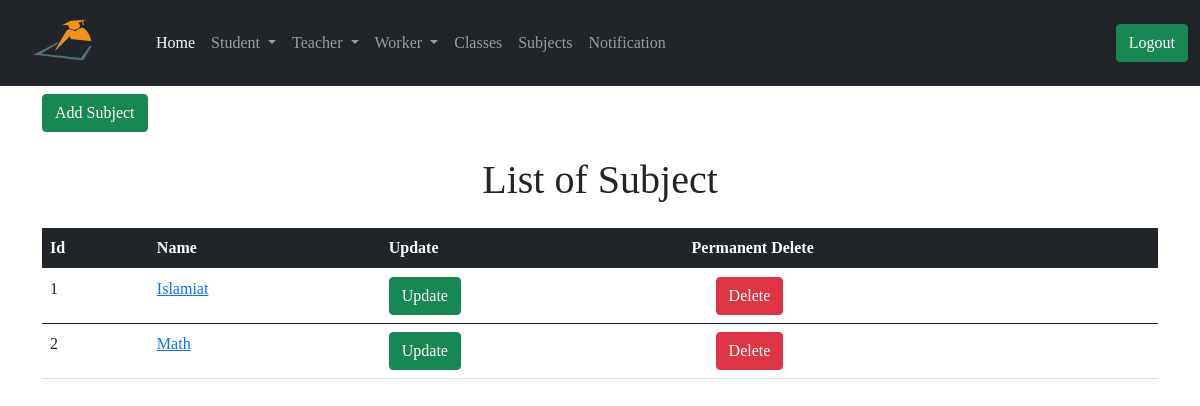
The app's page /administrator/list_of_subject/ (signed in) with its own data.
### app/models.py (models this page shows, shortened)
class Subject(db.Model):
    id = db.Column(db.Integer, primary_key=True)
    sub_name = db.Column(db.String(64))
    admin_id = db.Column(db.Integer, db.ForeignKey('user.id'))
    teacher = db.relationship('Teacher', backref='sub')
    leaveteacher = db.relationship('LeaveTeacher', backref='sub')
    uploadlecture = db.relationship('UploadLecture', backref='sub')

### app/routes.py (the view)
@app.route('/administrator/list_of_subject/')
@login_required
def list_of_subject():
    subjects = Subject.query.all()
    return render_template('administrator/list_of_subject.html', title='Subject', subjects=subjects)

### app/models.py (called while the page is built)
@login.user_loader
def load_user(id):
    return User.query.get(int(id))

### app/routes.py (called while the page is built)
@app.before_request
def before_request():
    g.user = None
    if 'teacher_id' in session:
        user = Teacher.query.filter_by(id=session['teacher_id']).first()
        g.user = user

@app.before_request
def std_before_request():
    g.std_user = None
    if 'student_id' in session:
        std_user = Student.query.filter_by(id=session['student_id']).first()
        g.std_user = std_user

### app/templates/administrator/list_of_subject.html (shortened to what this page needs)
{% extends 'administrator/base.html' %}
{% block content %}
<div class="container">
  <a href=" {{ url_for('add_subject') }} ">
    <button type="submit" class="btn btn-success mt-2">Add Subject</button>
  </a>
<h1 class="text-center mt-4">List of Subject</h1>
<table class="table mt-4">
    <thead class="table-dark">
      <tr>
        <th scope="col">Id</th>
        <th scope="col">Name</th>
        <th scope="col">Update</th>
        <th scope="col">Permanent Delete</th>
      </tr>
    </thead>
    {% for subject in subjects %}
    <tbody>
      <tr>
        <td>{{subject.id}} </td>
        <td><a href="  "> {{subject.sub_name}} </a></td>
        <td><a href=" {{ url_for('update_subject', id=subject.id) }} "><button type="submit" class="btn btn-success">Update</button></a></td>
        <td>
          <button type="button" class="btn btn-danger ms-4" data-bs-toggle="modal" data-bs-target="#exampleModal">
            Delete
          </button>
        </td>
      </tr>
    </tbody>
    {% endfor %}
  </table>
</div>
{% endblock %}

### app/templates/administrator/base.html (style rules this page uses)
body { font-family: 'Times New Roman', Times, serif; }

### records on screen
Subject: id "1", sub_name "Islamiat"
Subject: id "2", sub_name "Math"
